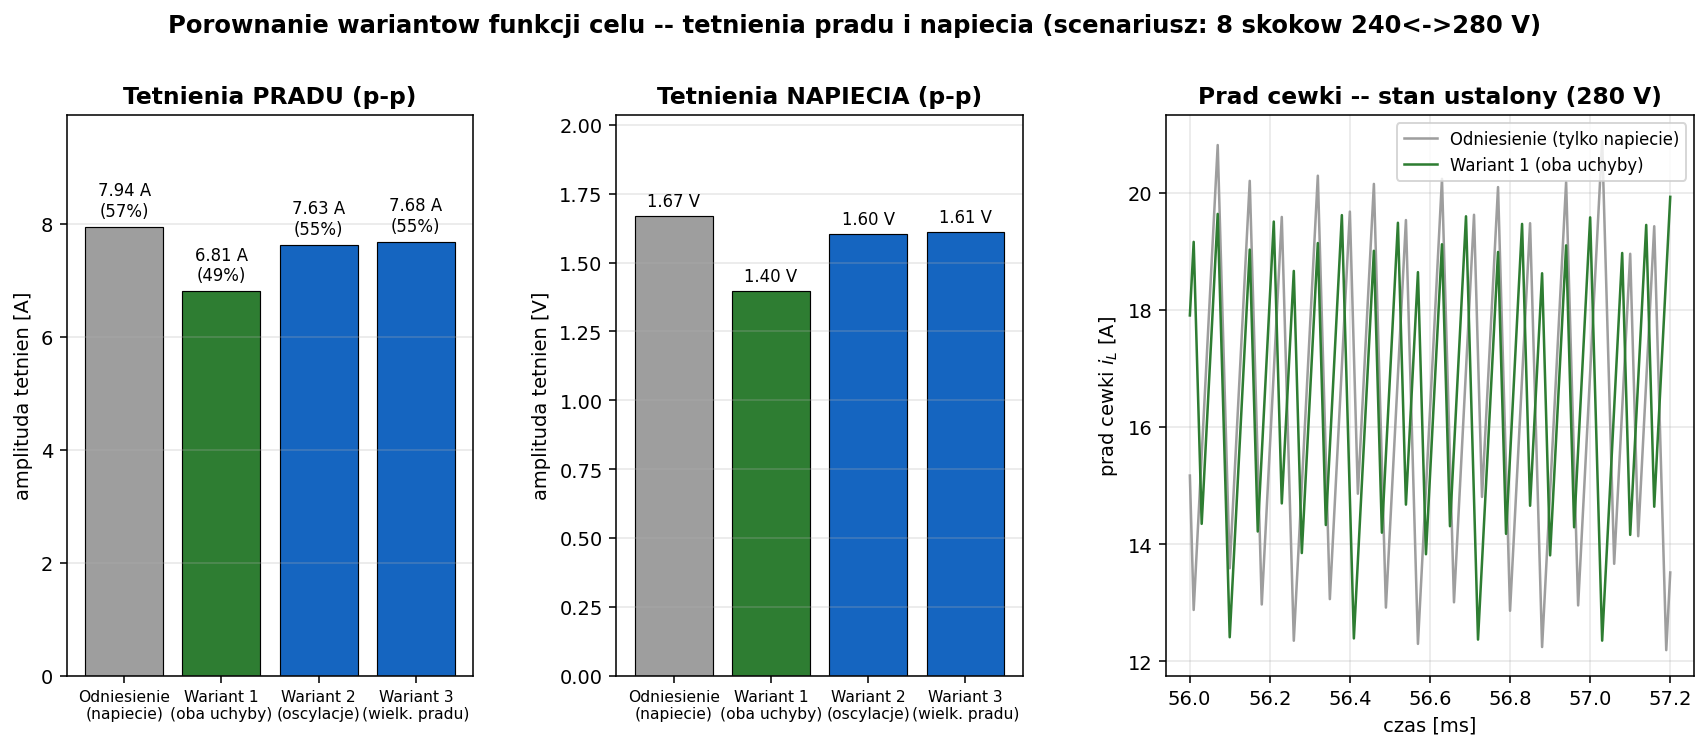

Here is the Python script that generated this plot:
"""Zbiorczy wykres wynikow dla promotora (e-mail / Teams).

Trzy panele 'na rzut oka':
  A) slupki -- tetnienia PRADU (p-p) dla 4 wariantow, wariant 1 wyrozniony,
  B) slupki -- tetnienia NAPIECIA (p-p) dla 4 wariantow,
  C) przebieg prADU w oknie ustalonym: odniesienie (ITAE) vs wariant 1,
     pokazuje realne zmniejszenie falowania.

Uruchomienie:  python -m optymalizacja.wykres_warianty_email
Zapisuje:      wykres_warianty_email.png  (katalog glowny)
"""
from __future__ import annotations
import numpy as np
import matplotlib
matplotlib.use("Agg")
import matplotlib.pyplot as plt

from src.config import default_config
from optymalizacja.analiza_ripple import simulate, analyse

# Kolejnosc i pliki nastaw (npz z PSO)
CASES = [
    ("Odniesienie\n(napiecie)",  "optymalizacja/pso_stress_itae.npz",          "#9e9e9e"),
    ("Wariant 1\n(oba uchyby)",   "optymalizacja/pso_stress_currentaware.npz",  "#2e7d32"),
    ("Wariant 2\n(oscylacje)",    "optymalizacja/pso_current_oscillation.npz",  "#1565c0"),
    ("Wariant 3\n(wielk. pradu)", "optymalizacja/pso_stress_currenteffort.npz", "#1565c0"),
]

ZOOM = (0.052, 0.060)     # okno do liczenia tetnien (stan ustalony 280 V)
WAVE = (0.0560, 0.0572)   # waskie okno (1.2 ms) do czytelnego przebiegu


def main() -> None:
    base = default_config()
    u_ref0 = base.controller.u_ref
    i_max = base.controller.i_max

    labels, colors = [], []
    iL_pp, vC_pp, iL_pct = [], [], []
    waveforms = {}   # label -> (t, iL) w oknie ZOOM

    for label, path, color in CASES:
        d = np.load(path)
        wi, fc = float(d["wi_opt"]), float(d["fc_opt"])
        res = simulate(wi, fc)
        a = analyse(res, u_ref0, i_max)
        iL_mean = float(np.mean(res["i_L"][res["t"] > 0.05]))

        labels.append(label)
        colors.append(color)
        iL_pp.append(a["iL_ripple_pp"])
        vC_pp.append(a["v_ripple_pp"])
        iL_pct.append(100.0 * a["iL_ripple_pp"] / iL_mean)

        t = res["t"]
        m = (t >= WAVE[0]) & (t <= WAVE[1])
        waveforms[label.replace("\n", " ")] = (t[m] * 1e3, res["i_L"][m])

    x = np.arange(len(labels))

    fig = plt.figure(figsize=(15, 5.2))
    gs = fig.add_gridspec(1, 3, width_ratios=[1.0, 1.0, 1.3], wspace=0.32)

    # --- Panel A: tetnienia pradu ---
    axA = fig.add_subplot(gs[0, 0])
    bars = axA.bar(x, iL_pp, color=colors, edgecolor="black", linewidth=0.6)
    axA.set_title("Tetnienia PRADU (p-p)", fontsize=12, fontweight="bold")
    axA.set_ylabel("amplituda tetnien [A]")
    axA.set_xticks(x)
    axA.set_xticklabels(labels, fontsize=8)
    axA.grid(axis="y", alpha=0.3)
    for xi, v, pct in zip(x, iL_pp, iL_pct):
        axA.text(xi, v + 0.12, f"{v:.2f} A\n({pct:.0f}%)", ha="center",
                 va="bottom", fontsize=8.5)
    axA.set_ylim(0, max(iL_pp) * 1.25)

    # --- Panel B: tetnienia napiecia ---
    axB = fig.add_subplot(gs[0, 1])
    axB.bar(x, vC_pp, color=colors, edgecolor="black", linewidth=0.6)
    axB.set_title("Tetnienia NAPIECIA (p-p)", fontsize=12, fontweight="bold")
    axB.set_ylabel("amplituda tetnien [V]")
    axB.set_xticks(x)
    axB.set_xticklabels(labels, fontsize=8)
    axB.grid(axis="y", alpha=0.3)
    for xi, v in zip(x, vC_pp):
        axB.text(xi, v + 0.02, f"{v:.2f} V", ha="center", va="bottom",
                 fontsize=8.5)
    axB.set_ylim(0, max(vC_pp) * 1.22)

    # --- Panel C: przebieg pradu odniesienie vs wariant 1 ---
    axC = fig.add_subplot(gs[0, 2])
    t0, iL0 = waveforms["Odniesienie (napiecie)"]
    t1, iL1 = waveforms["Wariant 1 (oba uchyby)"]
    axC.plot(t0, iL0, color="#9e9e9e", lw=1.3, label="Odniesienie (tylko napiecie)")
    axC.plot(t1, iL1, color="#2e7d32", lw=1.3, label="Wariant 1 (oba uchyby)")
    axC.set_title("Prad cewki -- stan ustalony (280 V)", fontsize=12,
                  fontweight="bold")
    axC.set_xlabel("czas [ms]")
    axC.set_ylabel("prad cewki $i_L$ [A]")
    axC.grid(alpha=0.3)
    axC.legend(fontsize=8.5, loc="upper right")

    fig.suptitle("Porownanie wariantow funkcji celu -- tetnienia pradu i napiecia "
                 "(scenariusz: 8 skokow 240<->280 V)",
                 fontsize=12.5, fontweight="bold", y=1.02)

    out = "wykres_warianty_email.png"
    fig.savefig(out, dpi=140, bbox_inches="tight")
    print(f"ZAPISANO: {out}")
    for lbl, pp, pct, v in zip([l.replace(chr(10), ' ') for l in labels],
                               iL_pp, iL_pct, vC_pp):
        print(f"  {lbl:32s} iL_pp={pp:.2f}A ({pct:.0f}%)  vC_pp={v:.2f}V")


if __name__ == "__main__":
    main()
